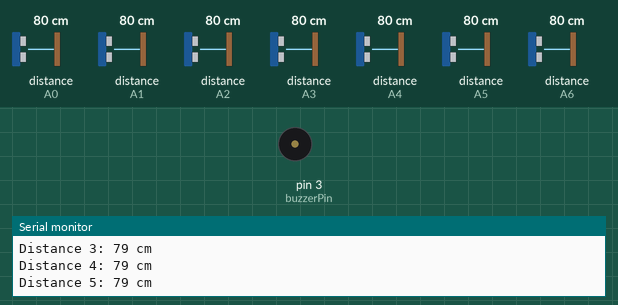
This sketch was run on a simulated Arduino Mega 2560, built with avr-gcc and run on an emulated ATmega2560. Shown: buzzer (waves = sounding), the last lines printed to the serial monitor. Wiring (inferred from the names in the program): 7 × ultrasonic range finder: trigger pin 7, echo A0 / trigger pin 8, echo A1 / trigger pin 9, echo A2 / trigger pin 10, echo A3 / trigger pin 11, echo A4 / trigger pin 12, echo A5 / trigger pin 13, echo A6. The inputs (shaded band) are chosen by the test bench; at power-on: distance to the obstacle (sensors on A0, A4, A2, A1, A3, A5, A6) 80 cm. The echo pulse lasts 58.3 µs per cm.

Above: at 1.2 s.
1.3 s: distance to the obstacle (sensor on A0) set to 2 cm
At 2.4 s:
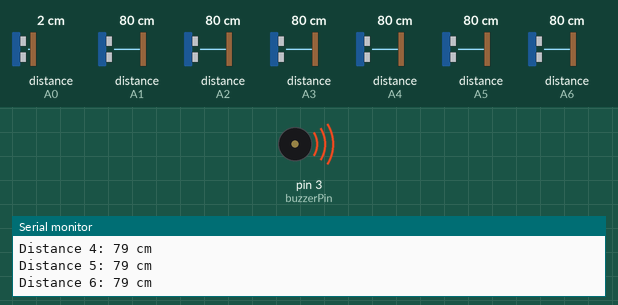
2.9 s: distance to the obstacle (sensor on A4) set to 12 cm
5.9 s: distance to the obstacle (sensor on A4) set to 9 cm
11.9 s: distance to the obstacle (sensor on A0) set to 18 cm
At 12.8 s:
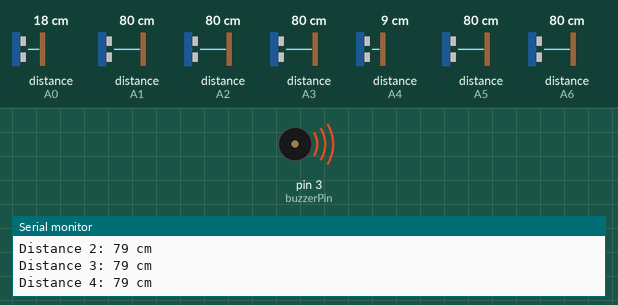
13.7 s: distance to the obstacle (sensor on A2) set to 2 cm
At 14.2 s:
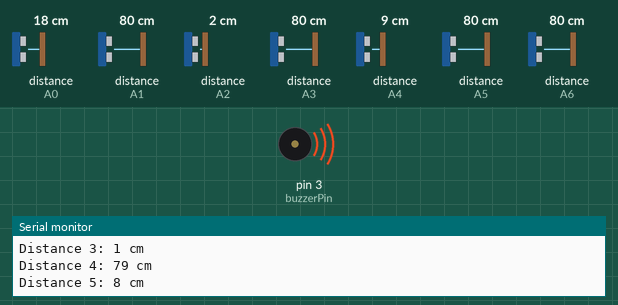
Timing chart, 0 to 16.6 s (numbered marks = the images above; inputs shaded):
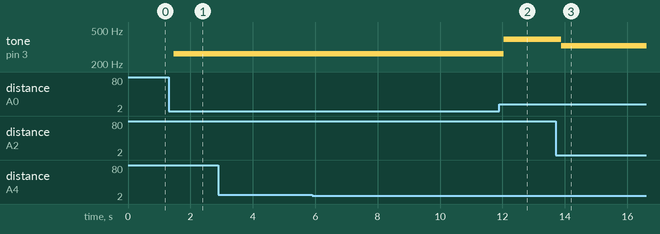

Measured:
- after the input at 1.3 s, tone on pin 3 (buzzerPin): silent → 262 Hz after 0.16 s
- after the input at 11.9 s, tone on pin 3 (buzzerPin): 262 Hz → 392 Hz after 0.15 s
- after the input at 13.7 s, tone on pin 3 (buzzerPin): 392 Hz → 329 Hz after 0.18 s

The sketch:

mega.ino
```cpp
const int trigPin[] = {7, 8, 9, 10, 11, 12, 13};
const int echoPin[] = {A0, A1, A2, A3, A4, A5, A6};
const int buzzerPin = 3;

const int led1 = 22;
const int led2 = 23;
const int led3 = 24;
const int led4 = 25;
const int led5 = 26;
const int led6 = 27;
const int led7 = 28;

const int notes[] = {262, 294, 329, 349, 392, 440, 494};
const int thresholdDistance = 10;

void setup() {
  for (int i = 0; i < 7; i++) {
    pinMode(trigPin[i], OUTPUT);
    pinMode(echoPin[i], INPUT);
  }
  pinMode(buzzerPin, OUTPUT);
  Serial.begin(9600);
}

void loop() {
  int distance[7];
  for (int i = 0; i < 7; i++) {
    digitalWrite(trigPin[i], LOW);
    delayMicroseconds(2);
    digitalWrite(trigPin[i], HIGH);
    delayMicroseconds(10);
    digitalWrite(trigPin[i], LOW);
    long duration = pulseIn(echoPin[i], HIGH);
    distance[i] = (duration / 2) / 29.1;
    Serial.print("Distance ");
    Serial.print(i+1);
    Serial.print(": ");
    Serial.print(distance[i]);
    Serial.println(" cm");
  }
  for (int i = 0; i < 7; i++) {
    if (distance[i] > 0 && distance[i] < thresholdDistance) {
      tone(buzzerPin, notes[i]);
      Serial.print("Playing '");
      switch(i) {
        case 0: Serial.print("do"); digitalWrite(led1, HIGH); break;
        case 1: Serial.print("Re"); digitalWrite(led2, HIGH); break;
        case 2: Serial.print("Mi"); digitalWrite(led3, HIGH); break;
        case 3: Serial.print("Fa"); digitalWrite(led4, HIGH); break;
        case 4: Serial.print("Sol"); digitalWrite(led5, HIGH); break;
        case 5: Serial.print("la"); digitalWrite(led6, HIGH); break;
        case 6: Serial.print("Si"); digitalWrite(led7, HIGH); break;
      }
      Serial.println("'");
      break;
    }
    else {
      noTone(buzzerPin);
    }
  }
}
```
